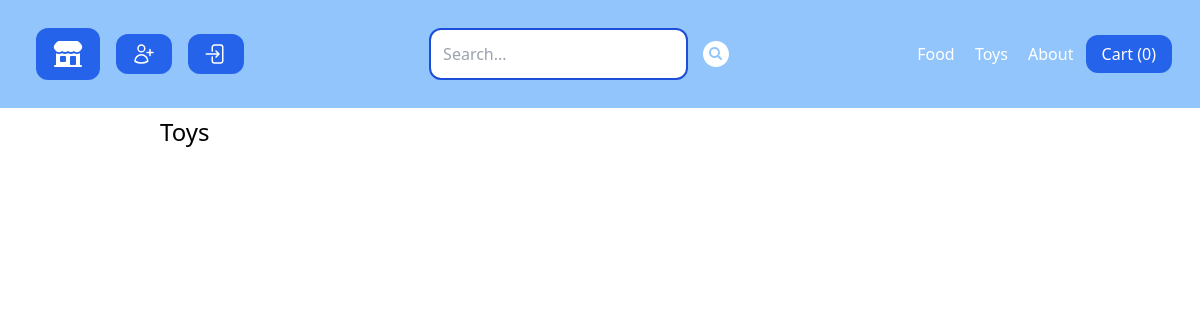
Before: /toys/ with the older database file.
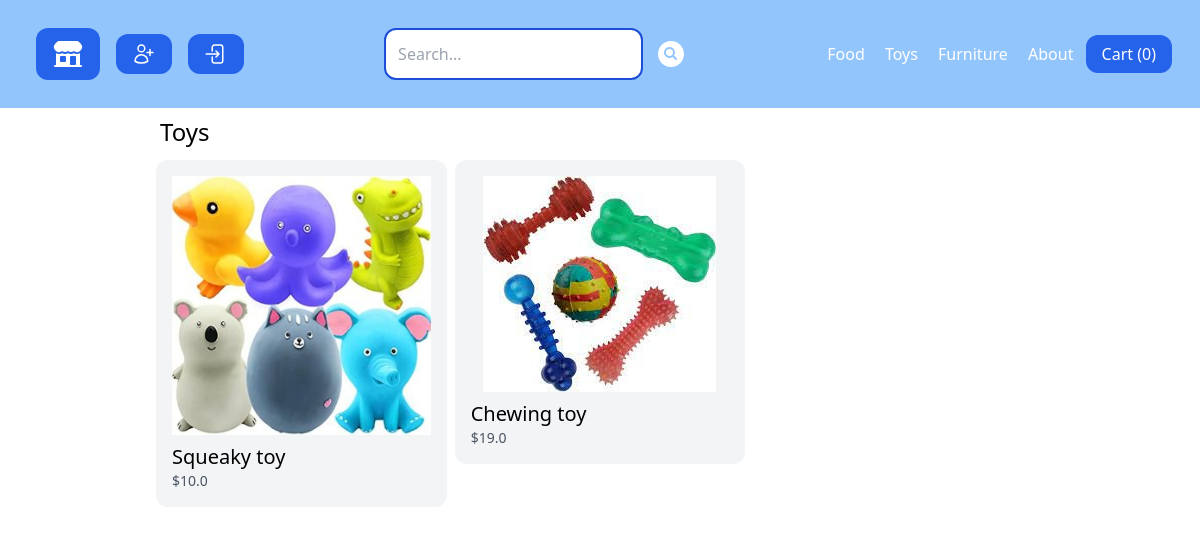
After: the same page with the newer database file.
### store/models.py (models this page shows, shortened)
class Category(models.Model):
    title = models.CharField(max_length = 50)
    slug = models.SlugField(max_length = 50)  # url representation field
    class Meta:
        verbose_name_plural = 'Categories'

class Product(models.Model):
    DRAFT = 'draft'
    WAITING_APPROVAL = 'waitingapproval'
    ACTIVE = 'active'
    DELETED = 'deleted'
    STATUS_CHOICES = (
        (DRAFT, 'Draft'),
        (WAITING_APPROVAL, 'Waiting Approval'),
        (ACTIVE, 'Active'),
        (DELETED,'Deleted'),
    )
    user = models.ForeignKey(User, related_name = 'products',on_delete = models.CASCADE)
    category = models.ForeignKey(Category, related_name='products', on_delete = models.CASCADE)
    title = models.CharField(max_length=50)
    slug = models.SlugField(max_length=50)
    description = models.TextField(blank=True)
    price = models.IntegerField()
    image = models.ImageField(upload_to='uploads/product_images/', blank=True, null=True)
    thumbnails = models.ImageField(upload_to='uploads/product_images/thumbnail/', blank=True, null=True)
    created_at = models.DateTimeField(auto_now_add = True)
    updated_at = models.DateTimeField(auto_now = True)
    status = models.CharField(max_length=50, choices=STATUS_CHOICES, default=ACTIVE)
    class Meta:
        ordering=('-created_at',) # put items in oder they was created
    def get_display_price(self):
        return self.price/100
    def get_thumbnail(self):
        if self.thumbnails:
            return self.thumbnails.url
        else:
            if self.image:
                self.thumbnails = self.make_thumbnail(self.image)
                self.save()
                return self.thumbnails.url
            else:
                return 'http://via.placeholder.com/240x240'
    def make_thumbnail(self, image, size = (300,300)):
        img = Image.open(image)
        img.convert('RGB')
        img.thumbnail(size)
        thumb_io = BytesIO()
        img.save(thumb_io, 'JPEG', quality = 85)
        name = image.name.replace('uploads/product_images/','')
        thumbnail = File(thumb_io,name = name)
        return thumbnail

### store/views.py (the view)
# urls.py: path('<slug:slug>/',views.category_detail, name='category_detail'),
def category_detail(request, slug):
    category = get_object_or_404(Category,slug = slug)
    products = category.products.filter(status=Product.ACTIVE)
    return render(request, 'store/category_detail.html',
                  {'category':category,
                   'products':products})

### store/cart.py (called while the page is built)
    def __len__(self):
        return sum(item['quantity'] for item in self.cart.values())

### store/context_processors.py (called while the page is built)
def cart(request):
    return {'cart':Cart(request)}

### store/templatetags/menu.py (called while the page is built)
@register.inclusion_tag('core/menu.html') # we need add the menu.html
def menu():
    categories = Category.objects.all()
    return {'categories':categories}

### store/templates/store/category_detail.html (shortened to what this page needs)
{% extends 'core/base.html'%}
{%block content%}
<h1 class="m-2 text-2xl items-center">{{category.title}}</h1>
{% include 'store/partials/products.html' %} {%endblock%}

### core/templates/core/menu.html
{% for category in categories %}
<a
  href="{%url 'category_detail' category.slug %}"
  class="p-2 text-white hover:bg-blue-500 rounded-xl"
  >{{category.title}}</a
>
{%endfor%}
<a href="{% url 'about' %}" class="p-2 text-white hover:bg-blue-500 rounded-xl">
  About
</a>

### store/templates/store/partials/products.html
<div class="flex flex-wrap">
  {% for product in products %}
  <div class="product w-1/3 p-1">
    <div class="p-4 bg-gray-100 rounded-xl">
      <a href="{% url 'product_detail' product.category.slug product.slug %}">
        <div class="image">
          <img
            class="mx-auto"
            src="{{product.get_thumbnail }}"
            alt="{{product.title}}"
          />
        </div>
        <h2 class="mt-2 text-xl">{{product.title}}</h2>
        <p class="text-sm text-gray-600">${{product.get_display_price}}</p>
      </a>
    </div>
  </div>
  {% endfor %}
</div>

Changed rows visible on the page:
added Category: title "Furniture"
added Product: shows a picture, title "Squeaky toy", get_display_price "10.0"
added Product: shows a picture, title "Chewing toy", get_display_price "19.0"
